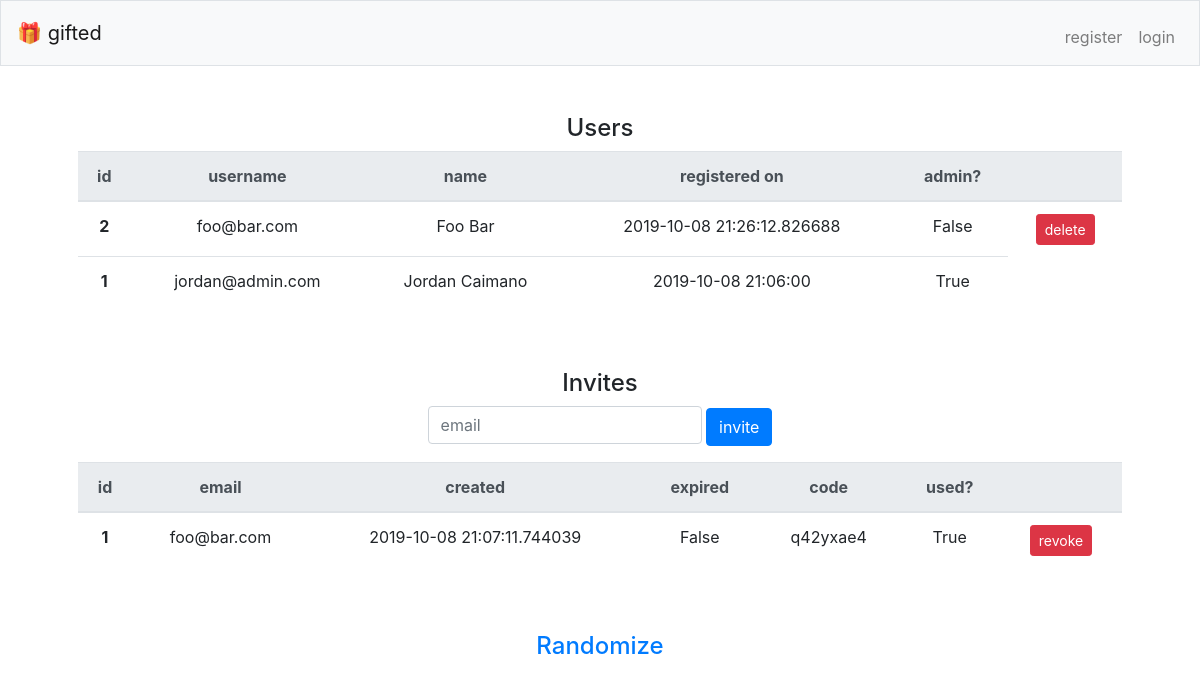
/admin, run on an earlier commit of the app's database.
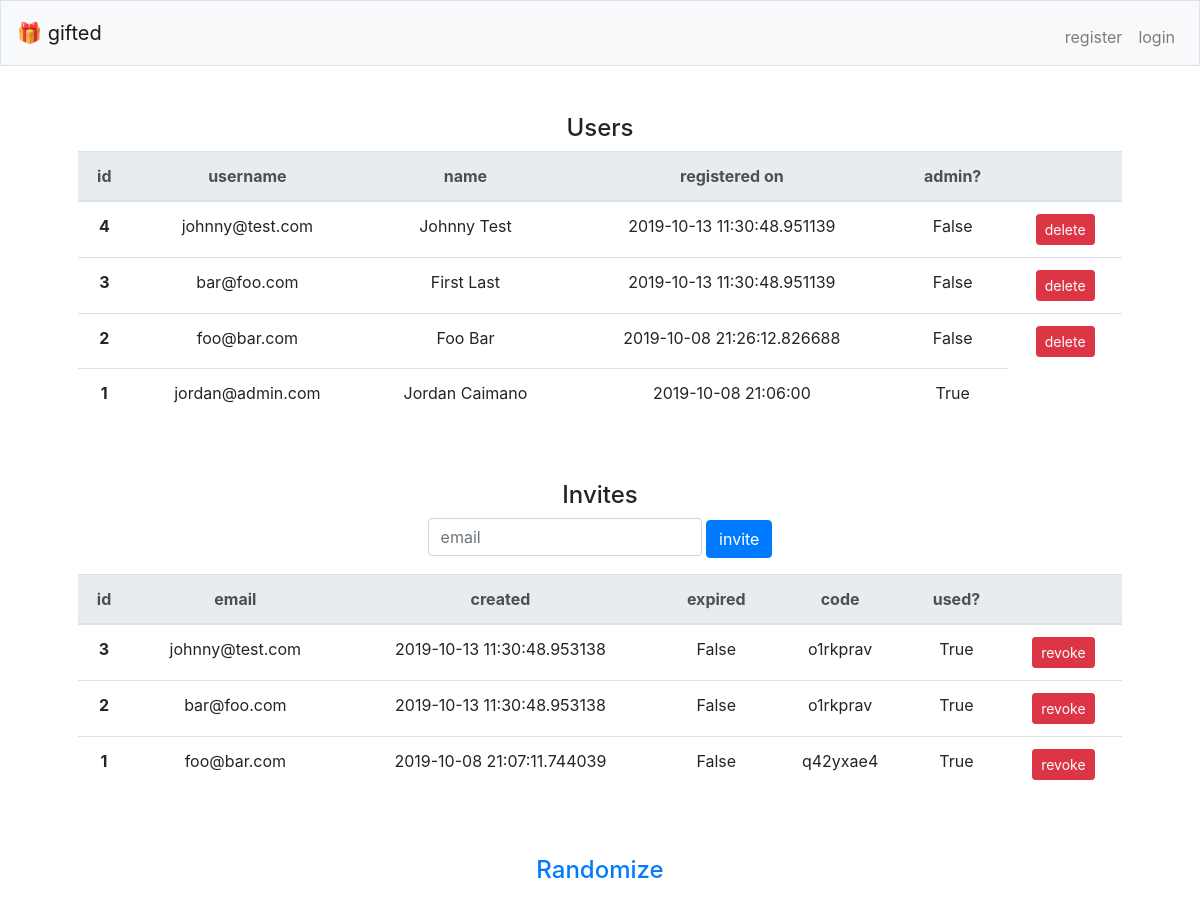
And on a later commit of the database.
### gifted/models.py (models this page shows, shortened)
class User(db.Model):
    id = db.Column(db.Integer, primary_key=True)
    username = db.Column(db.String(80), unique=True, nullable=False)
    password = db.Column(db.String(240), nullable=False)
    first_name = db.Column(db.String(80), nullable=False)
    last_name = db.Column(db.String(80), nullable=False)
    registered_on = db.Column(db.DateTime(), default=datetime.now())
    is_admin = db.Column(db.Integer, default=0)

class Invite(db.Model):
    id = db.Column(db.Integer, primary_key=True)
    email = db.Column(db.String(80), nullable=False)
    is_valid = db.Column(db.Integer, default=1)
    created_on = db.Column(db.DateTime(), default=datetime.now())
    expires_on = db.Column(db.DateTime(), default=datetime.now() + timedelta(days=7))
    code = db.Column(db.String(80), default=generate_code())
    is_used = db.Column(db.Integer, default=0)

### gifted/views.py (the view)
@bp.route('/admin')
def admin():
    users = User.query.order_by(User.id.desc()).all()
    invites = Invite.query.filter_by(is_valid=1).order_by(Invite.id.desc()).all()
    return render_template('admin.html', users=users, invites=invites)

### gifted/views.py (called while the page is built)
@bp.app_template_filter('pretty_boolean')
def pretty_boolean(i):
    return True if i is 1 else False

@bp.app_template_filter('is_expired')
def is_expired(expires_on):
    now = datetime.now()
    return True if now > expires_on else False

### gifted/templates/admin.html (shortened to what this page needs)
{% extends 'layout.html' %}
{% block main %}
<h4>Users</h4>
    <table class="table">
        <thead class="thead-light">
            <tr>
                <th scope="col">id</th>
                <th scope="col">username</th>
                <th scope="col">name</th>
                <th scope="col">registered on</th>
                <th scope="col">admin?</th>
                <th scope="col"></th>
            </tr>
        </thead>
        <tbody>
            {% for user in users %}
            <tr>
                <th scope="row">{{ user.id }}</th>
                <td>{{ user.username }}</td>
                <td>{{ user.first_name }} {{ user.last_name }}</td>
                <td>{{ user.registered_on }}</td>
                <td>{{ user.is_admin | pretty_boolean }}</td>
                {% if user.is_admin == 0 %}
                    <td>
                        <form action="/admin/users/delete" method="post">
                            <button class="btn btn-danger btn-sm" type="submit">delete</button>
                        </form>
                    </td>
                {% endif %}
            </tr>
            {% endfor %}
        </tbody>
    </table>
<br/>
<br/>
<h4>Invites</h4>
    <form action="/admin/invites" method="post">
        <div class="form-group">
            <input autocomplete="off" autofocus class="form-control" name="email" placeholder="email" type="email">
            <button class="btn btn-primary" type="submit">invite</button>
        </div>
    </form>
    {% if not invites %}
        <p>No invites pending</p>
    {% else %}
        <table class="table">
            <thead class="thead-light">
                <tr>
                    <th scope="col">id</th>
                    <th scope="col">email</th>
                    <th scope="col">created</th>
                    <th scope="col">expired</th>
                    <th scope="col">code</th>
                    <th scope="col">used?</th>
                    <th scope="col"></th>
                </tr>
            </thead>
            <tbody>
                {% for invite in invites %}
                <tr>
                    <th scope="row">{{ invite.id }}</th>
                    <td>{{ invite.email }}</td>
                    <td>{{ invite.created_on }}</td>
                    <td>{{ invite.expires_on | is_expired }}</td>
                    <td>{{ invite.code }}</td>
                    <td>{{ invite.is_used | pretty_boolean }}</td>
                    <td>
                        <form action="/admin/invites/revoke" method="post">
                            <button class="btn btn-danger btn-sm" type="submit">revoke</button>
                        </form>
                    </td>
                </tr>
                {% endfor %}
            </tbody>
        </table>
    {% endif %}
<br/>
<br/>
<h4><a href="/admin/randomize">Randomize</a></h4>
{% endblock %}

### gifted/templates/layout.html (shortened to what this page needs)
<!DOCTYPE html>
<html lang="en">
    <head>
        <link href="https://maxcdn.bootstrapcdn.com/bootstrap/4.1.3/css/bootstrap.min.css" rel="stylesheet">
        <link href="/static/styles.css" rel="stylesheet">
    </head>
    <body>
        <nav class="navbar navbar-expand-md navbar-light bg-light border">
            <a class="navbar-brand" href="/"><span class="blue">🎁 gifted</span></a>
            <div class="collapse navbar-collapse" id="navbar">
                {% if session.username %}
                    <ul class="navbar-nav ml-auto mt-2">
                        {% if session.is_admin %}
                        <li class="nav-item"><a class="nav-link" href="/admin">admin</a></li>
                        {% endif %}
                        <li class="nav-item"><a class="nav-link" href="/logout">log out</a></li>
                    </ul>
                {% else %}
                    <ul class="navbar-nav ml-auto mt-2">
                        <li class="nav-item"><a class="nav-link" href="/register">register</a></li>
                        <li class="nav-item"><a class="nav-link" href="/login">login</a></li>
                    </ul>
                {% endif %}
            </div>
        </nav>
        <main class="container p-5">
            {% block main %}{% endblock %}
        </main>
    </body>
</html>

### gifted/static/styles.css (style rules this page uses)
main .form-control { display: inline-block; width: auto; }
main { overflow-x: auto; text-align: center; }

What changed in the data, as far as the page shows it:
added User: id "4", username "johnny@test.com", first_name "Johnny", last_name "Test", registered_on "2019-10-13 11:30:48.951139", is_admin|pretty_boolean "False"
added User: id "3", username "bar@foo.com", first_name "First", last_name "Last", registered_on "2019-10-13 11:30:48.951139", is_admin|pretty_boolean "False"
added Invite: id "3", email "johnny@test.com", created_on "2019-10-13 11:30:48.953138", expires_on|is_expired "False", code "o1rkprav", is_used|pretty_boolean "True"
added Invite: id "2", email "bar@foo.com", created_on "2019-10-13 11:30:48.953138", expires_on|is_expired "False", code "o1rkprav", is_used|pretty_boolean "True"
